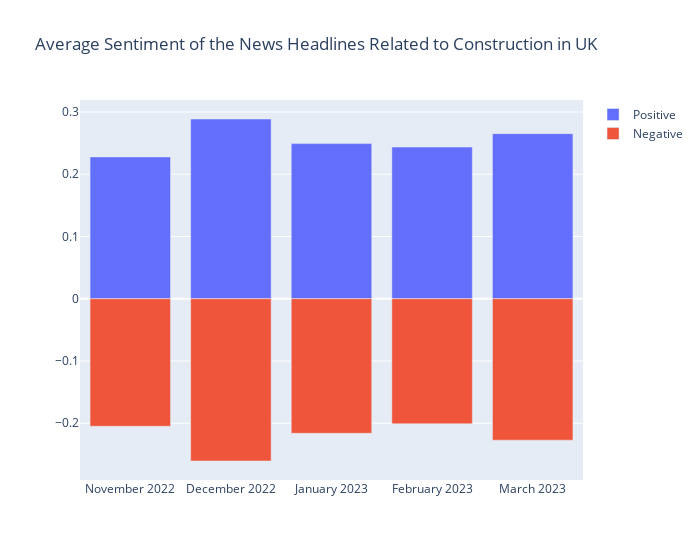

Here is the notebook cell this chart was saved with:
### Code cell
fig = go.Figure()
fig.add_trace(go.Bar(x=months, y=ukNewsGroupedByMonth[ukNewsGroupedByMonth["sentiment_label"] == "positive"]["mean_value"], name="Positive"))
fig.add_trace(go.Bar(x=months, y=ukNewsGroupedByMonth[ukNewsGroupedByMonth["sentiment_label"] == "negative"]["mean_value"], name="Negative"))

fig.update_layout(
    width=700,
    barmode='relative', 
    title_text='Average Sentiment of the News Headlines Related to Construction in UK')
fig.show()

### Figure 1 — Plotly figure (JSON) as saved in the notebook; plotly's stock layout.template omitted (floating-point values rounded to 4 significant figures)
{"data": [{"name": "Positive", "type": "bar", "x": ["November 2022", "December 2022", "January 2023", "February 2023", "March 2023"], "y": [0.2279, 0.2888, 0.2492, 0.2437, 0.2652]}, {"name": "Negative", "type": "bar", "x": ["November 2022", "December 2022", "January 2023", "February 2023", "March 2023"], "y": [-0.2049, -0.2607, -0.2162, -0.2009, -0.2273]}], "layout": {"barmode": "relative", "title": {"text": "Average Sentiment of the News Headlines Related to Construction in UK"}, "width": 700}}
